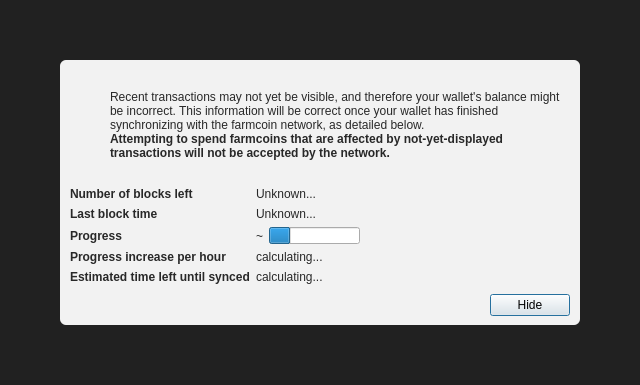
<?xml version="1.0" encoding="UTF-8"?>
<ui version="4.0">
 <class>ModalOverlay</class>
 <widget class="ModalOverlay" name="ModalOverlay">
  <property name="geometry">
   <rect>
    <x>0</x>
    <y>0</y>
    <width>640</width>
    <height>385</height>
   </rect>
  </property>
  <property name="windowTitle">
   <string>Form</string>
  </property>
  <layout class="QVBoxLayout" name="verticalLayout" stretch="0">
   <property name="sizeConstraint">
    <enum>QLayout::SetDefaultConstraint</enum>
   </property>
   <property name="leftMargin">
    <number>0</number>
   </property>
   <property name="topMargin">
    <number>0</number>
   </property>
   <property name="rightMargin">
    <number>0</number>
   </property>
   <property name="bottomMargin">
    <number>0</number>
   </property>
   <item>
    <widget class="QWidget" name="bgWidget" native="true">
     <property name="styleSheet">
      <string notr="true">#bgWidget { background: rgba(0,0,0,220); }</string>
     </property>
     <layout class="QVBoxLayout" name="verticalLayoutMain" stretch="1">
      <property name="leftMargin">
       <number>60</number>
      </property>
      <property name="topMargin">
       <number>60</number>
      </property>
      <property name="rightMargin">
       <number>60</number>
      </property>
      <property name="bottomMargin">
       <number>60</number>
      </property>
      <item>
       <widget class="QWidget" name="contentWidget" native="true">
        <property name="styleSheet">
         <string notr="true">#contentWidget { background: rgba(255,255,255,240); border-radius: 6px; }

QLabel { color: rgb(40,40,40);  }</string>
        </property>
        <layout class="QVBoxLayout" name="verticalLayoutSub" stretch="1,0,0,0">
         <property name="spacing">
          <number>0</number>
         </property>
         <property name="leftMargin">
          <number>10</number>
         </property>
         <property name="topMargin">
          <number>10</number>
         </property>
         <property name="rightMargin">
          <number>10</number>
         </property>
         <property name="bottomMargin">
          <number>10</number>
         </property>
         <item>
          <layout class="QHBoxLayout" name="horizontalLayoutIconText" stretch="0,1">
           <property name="topMargin">
            <number>20</number>
           </property>
           <item>
            <layout class="QVBoxLayout" name="verticalLayoutIcon">
             <property name="leftMargin">
              <number>0</number>
             </property>
             <item>
              <widget class="QPushButton" name="warningIcon">
               <property name="enabled">
                <bool>false</bool>
               </property>
               <property name="text">
                <string/>
               </property>
               <property name="icon">
                <iconset>
                 <normaloff>:/icons/warning</normaloff>
                 <disabledoff>:/icons/warning</disabledoff>:/icons/warning</iconset>
               </property>
               <property name="iconSize">
                <size>
                 <width>48</width>
                 <height>48</height>
                </size>
               </property>
               <property name="flat">
                <bool>true</bool>
               </property>
              </widget>
             </item>
             <item>
              <spacer name="verticalSpacerWarningIcon">
               <property name="orientation">
                <enum>Qt::Vertical</enum>
               </property>
               <property name="sizeHint" stdset="0">
                <size>
                 <width>20</width>
                 <height>40</height>
                </size>
               </property>
              </spacer>
             </item>
            </layout>
           </item>
           <item>
            <layout class="QVBoxLayout" name="verticalLayoutInfoText">
             <property name="leftMargin">
              <number>0</number>
             </property>
             <property name="topMargin">
              <number>0</number>
             </property>
             <item>
              <widget class="QLabel" name="infoText">
               <property name="text">
                <string>Recent transactions may not yet be visible, and therefore your wallet's balance might be incorrect. This information will be correct once your wallet has finished synchronizing with the farmcoin network, as detailed below.</string>
               </property>
               <property name="textFormat">
                <enum>Qt::RichText</enum>
               </property>
               <property name="wordWrap">
                <bool>true</bool>
               </property>
              </widget>
             </item>
             <item>
              <widget class="QLabel" name="infoTextStrong">
               <property name="font">
                <font>
                 <weight>75</weight>
                 <bold>true</bold>
                </font>
               </property>
               <property name="text">
                <string>Attempting to spend farmcoins that are affected by not-yet-displayed transactions will not be accepted by the network.</string>
               </property>
               <property name="textFormat">
                <enum>Qt::RichText</enum>
               </property>
               <property name="wordWrap">
                <bool>true</bool>
               </property>
              </widget>
             </item>
             <item>
              <spacer name="verticalSpacerInTextSpace">
               <property name="orientation">
                <enum>Qt::Vertical</enum>
               </property>
               <property name="sizeHint" stdset="0">
                <size>
                 <width>20</width>
                 <height>40</height>
                </size>
               </property>
              </spacer>
             </item>
            </layout>
           </item>
          </layout>
         </item>
         <item>
          <spacer name="verticalSpacerAfterText">
           <property name="orientation">
            <enum>Qt::Vertical</enum>
           </property>
           <property name="sizeHint" stdset="0">
            <size>
             <width>20</width>
             <height>40</height>
            </size>
           </property>
          </spacer>
         </item>
         <item>
          <layout class="QFormLayout" name="formLayout">
           <property name="fieldGrowthPolicy">
            <enum>QFormLayout::FieldsStayAtSizeHint</enum>
           </property>
           <property name="horizontalSpacing">
            <number>6</number>
           </property>
           <property name="verticalSpacing">
            <number>6</number>
           </property>
           <property name="topMargin">
            <number>10</number>
           </property>
           <item row="0" column="0">
            <widget class="QLabel" name="labelNumberOfBlocksLeft">
             <property name="font">
              <font>
               <weight>75</weight>
               <bold>true</bold>
              </font>
             </property>
             <property name="text">
              <string>Number of blocks left</string>
             </property>
            </widget>
           </item>
           <item row="0" column="1">
            <widget class="QLabel" name="numberOfBlocksLeft">
             <property name="text">
              <string>Unknown...</string>
             </property>
            </widget>
           </item>
           <item row="1" column="0">
            <widget class="QLabel" name="labelLastBlockTime">
             <property name="font">
              <font>
               <weight>75</weight>
               <bold>true</bold>
              </font>
             </property>
             <property name="text">
              <string>Last block time</string>
             </property>
            </widget>
           </item>
           <item row="1" column="1">
            <widget class="QLabel" name="newestBlockDate">
             <property name="sizePolicy">
              <sizepolicy hsizetype="Maximum" vsizetype="Preferred">
               <horstretch>0</horstretch>
               <verstretch>0</verstretch>
              </sizepolicy>
             </property>
             <property name="text">
              <string>Unknown...</string>
             </property>
            </widget>
           </item>
           <item row="2" column="0">
            <widget class="QLabel" name="labelSyncDone">
             <property name="font">
              <font>
               <weight>75</weight>
               <bold>true</bold>
              </font>
             </property>
             <property name="text">
              <string>Progress</string>
             </property>
            </widget>
           </item>
           <item row="2" column="1">
            <layout class="QHBoxLayout" name="horizontalLayoutSync" stretch="0,1">
             <item>
              <widget class="QLabel" name="percentageProgress">
               <property name="text">
                <string notr="true">~</string>
               </property>
              </widget>
             </item>
             <item>
              <widget class="QProgressBar" name="progressBar">
               <property name="value">
                <number>24</number>
               </property>
               <property name="format">
                <string/>
               </property>
              </widget>
             </item>
            </layout>
           </item>
           <item row="4" column="0">
            <widget class="QLabel" name="labelProgressIncrease">
             <property name="font">
              <font>
               <weight>75</weight>
               <bold>true</bold>
              </font>
             </property>
             <property name="text">
              <string>Progress increase per hour</string>
             </property>
            </widget>
           </item>
           <item row="4" column="1">
            <widget class="QLabel" name="progressIncreasePerH">
             <property name="text">
              <string>calculating...</string>
             </property>
            </widget>
           </item>
           <item row="5" column="0">
            <widget class="QLabel" name="labelEstimatedTimeLeft">
             <property name="font">
              <font>
               <weight>75</weight>
               <bold>true</bold>
              </font>
             </property>
             <property name="text">
              <string>Estimated time left until synced</string>
             </property>
            </widget>
           </item>
           <item row="5" column="1">
            <widget class="QLabel" name="expectedTimeLeft">
             <property name="text">
              <string>calculating...</string>
             </property>
            </widget>
           </item>
          </layout>
         </item>
         <item>
          <layout class="QHBoxLayout" name="horizontalLayoutButtons">
           <property name="leftMargin">
            <number>10</number>
           </property>
           <property name="topMargin">
            <number>10</number>
           </property>
           <item>
            <spacer name="horizontalSpacer">
             <property name="orientation">
              <enum>Qt::Horizontal</enum>
             </property>
             <property name="sizeHint" stdset="0">
              <size>
               <width>40</width>
               <height>20</height>
              </size>
             </property>
            </spacer>
           </item>
           <item>
            <widget class="QPushButton" name="closeButton">
             <property name="text">
              <string>Hide</string>
             </property>
             <property name="focusPolicy">
              <enum>Qt::StrongFocus</enum>
             </property>
             <property name="default">
              <bool>true</bool>
             </property>
            </widget>
           </item>
          </layout>
         </item>
        </layout>
       </widget>
      </item>
     </layout>
    </widget>
   </item>
  </layout>
 </widget>
 <customwidgets>
  <customwidget>
   <class>ModalOverlay</class>
   <extends>QWidget</extends>
   <header>qt/modaloverlay.h</header>
   <container>1</container>
  </customwidget>
 </customwidgets>
 <resources/>
 <connections/>
</ui>
